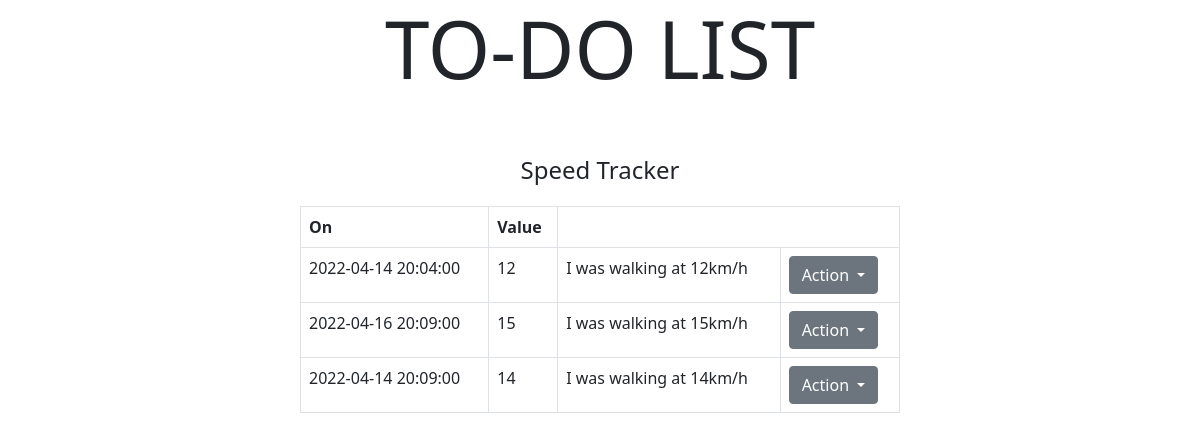
Screenshot of /track_info/4 with the database file from the repository.
### activitytrackiing/models.py (models this page shows, shortened)
class Tracker(db.Model):
    tracker_id = db.Column(db.Integer, primary_key=True)
    tracker_name = db.Column(db.String(20), nullable=False)
    tracker_desc = db.Column(db.String(100))
    tracker_type = db.Column(db.Enum('1', '2', '3'), nullable=False)
    settings = db.Column(db.String(40), nullable=False)
    user_id = db.Column(db.Integer, db.ForeignKey("user.id"))
    logs = db.relationship('TrackerLogs', backref='user', lazy=True)

class TrackerLogs(db.Model):
    log_id = db.Column(db.Integer, primary_key=True, autoincrement=True)
    when = db.Column(db.DateTime)
    value = db.Column(db.String(20))
    notes = db.Column(db.String(60))
    tracker_id = db.Column(db.Integer, db.ForeignKey("tracker.tracker_id"))

### activitytrackiing/routes.py (the view)
@login_required
@app.route("/track_info/<int:tracker_id>")
def track_info(tracker_id):
    trackers = Tracker.query.get(tracker_id)
    logs = trackers.logs
    if trackers.tracker_type == "2":
        data = {'': ''}
        for log in logs:
            if log.value in data:
                data[log.value] += 1
            else:
                data[log.value] = 1
    else:
        data = {'': ''}
        for log in logs:
            data[log.when] = int(log.value)
    return render_template('track_info.html', trackers=trackers, data=data)

### activitytrackiing/templates/track_info.html (shortened to what this page needs)
{% extends "layout.html" %}
{% block style %}
{% if trackers.tracker_type=="2" %}
  <script type="text/javascript" src="https://www.gstatic.com/charts/loader.js"></script>
      <body>
      <script>
      google.charts.load('current',{packages:['corechart']});
      google.charts.setOnLoadCallback(drawChart);
      function drawChart() {
      // Set Data
      var data = google.visualization.arrayToDataTable([
					[1,2],
					[4,3],
					[3,3],
					[1,3]
      ]);
      // Set Options
      var options = {
        title: '{{trackers.tracker_name}} data',
        hAxis: {title: 'Time'},
        vAxis: {title: '{{trackers.tracker_name}}'},
        legend: 'none'
      };
      // Draw
      var chart = new google.visualization.LineChart(document.getElementById('myChart'));
      chart.draw(data, options);
      }
      </script>
{% else %}
      <body>
{% endif %}
{% endblock style %}
{% block content %}
<legend align="center">{{trackers.tracker_name}}</legend>
      <table  style="margin-top:10px" class="table table-bordered">
          <thead>
            <tr>
              <th scope="col">On</th>
              <th scope="col">Value</th>
              <th colspan="2" scope="col"></th>
            </tr>
          </thead>
          <tbody>
            {% for log in trackers.logs %}
            <tr>
              <td>{{log.when}}</td>
              <td>{{log.value}}</td>
              <td>{{log.notes}}</td>
              <td>
                <div class="dropdown">
                  <button class="btn btn-secondary dropdown-toggle" type="button" id="dropdownMenuButton" data-toggle="dropdown" aria-haspopup="true" aria-expanded="false">
                    Action
                  </button>
                </div>
              </td>
            </tr>
          {% endfor%}
          </tbody>
        </table>
{% endblock content %}

### activitytrackiing/templates/layout.html (shortened to what this page needs)
<!DOCTYPE html>
<html lang="en">
<head>
  <link rel="stylesheet" href="../static/style.css">
	<link href="https://cdn.jsdelivr.net/npm/bootstrap@5.0.0/dist/css/bootstrap.min.css" rel="stylesheet" >
  {% block style %}
    {% endblock %}
</head>
<body>
<h1 class="display-1 text-center ">TO-DO LIST</h1><br><br>
{% block content %}{% endblock%}
</body>
</html>

### activitytrackiing/static/style.css (style rules this page uses)
body { background-size:cover; }
.table { border-collapse: collapse; margin-top: 10px; margin-left:25%; width: 50% !important; border-radius: 25px; }

### rows the page displays
Tracker: tracker_name "Speed Tracker"
TrackerLogs: when "2022-04-14 20:04:00", value "12", notes "I was walking at 12km/h"
TrackerLogs: when "2022-04-16 20:09:00", value "15", notes "I was walking at 15km/h"
TrackerLogs: when "2022-04-14 20:09:00", value "14", notes "I was walking at 14km/h"
